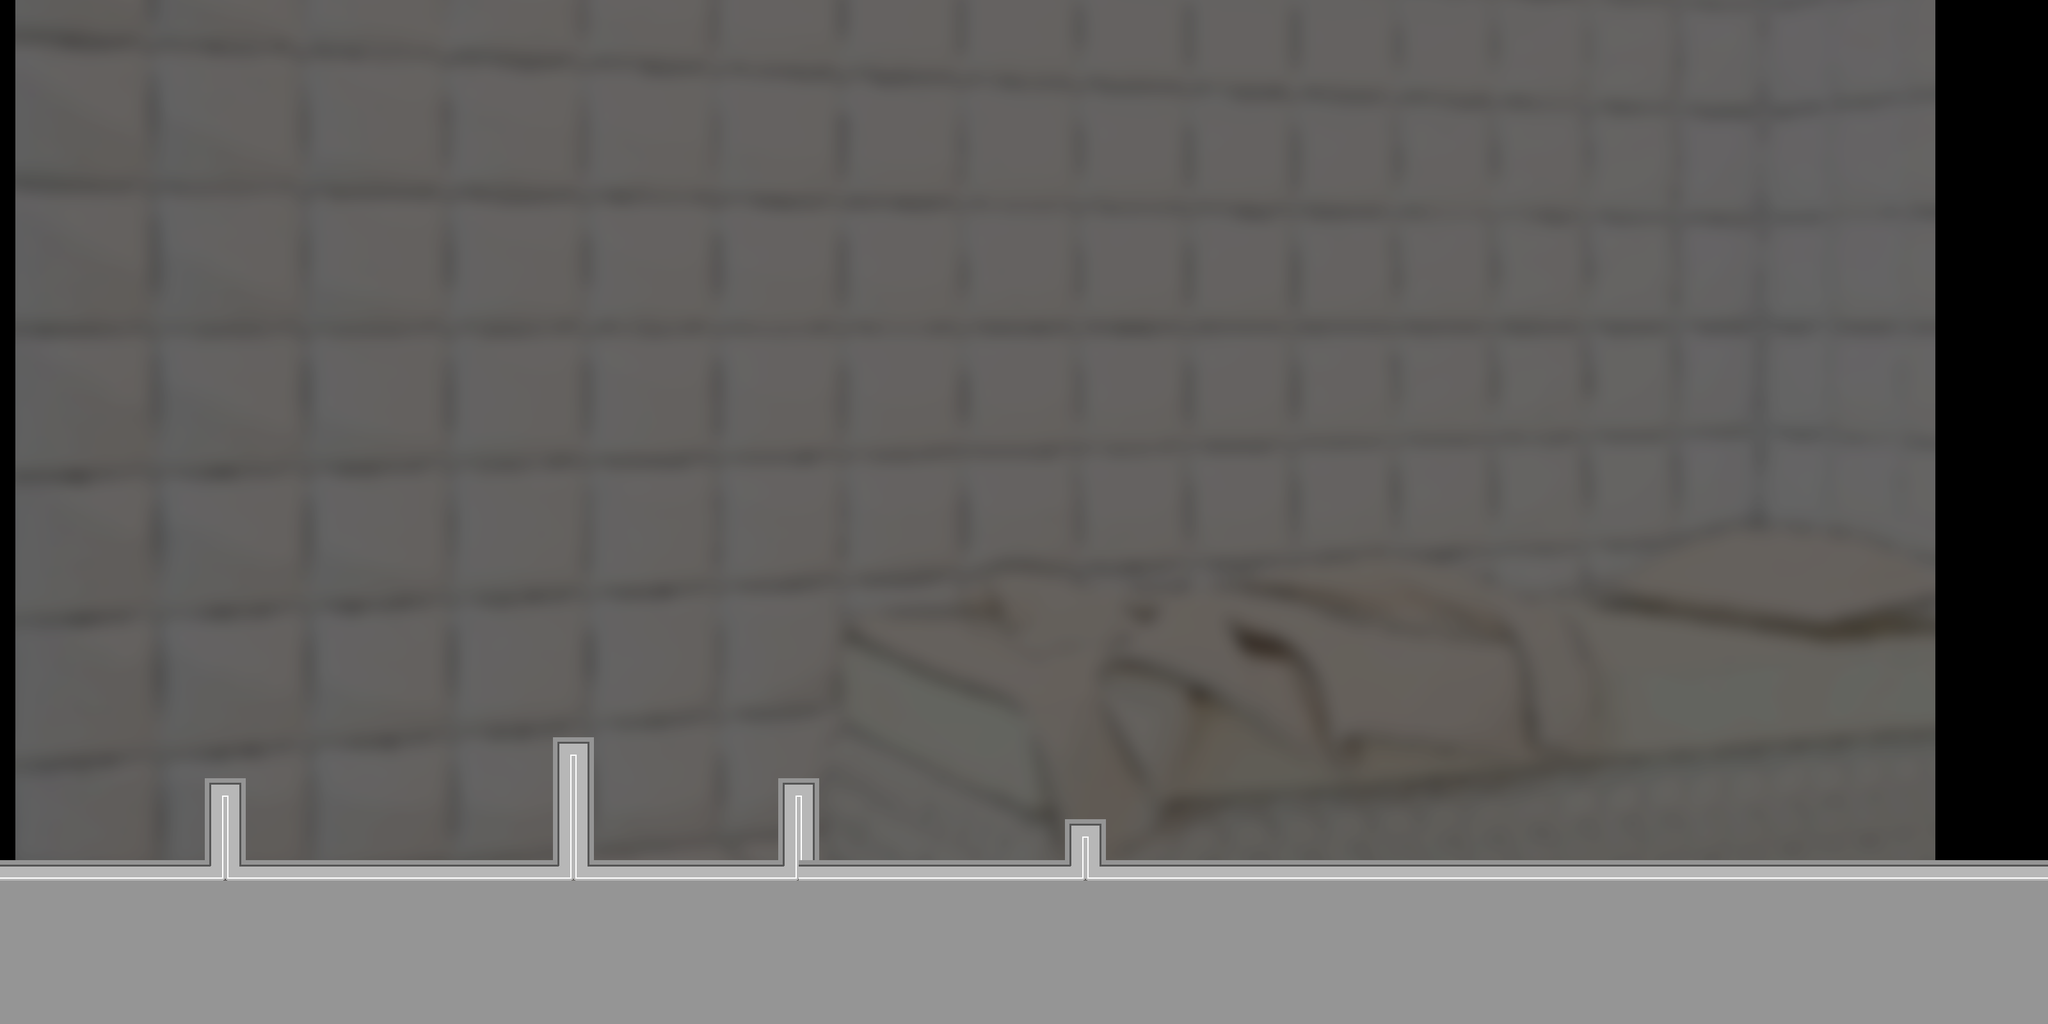

This game map was drawn from its Tiled (.tmx) file and the tilesets committed beside it. A one-line description and the trimmed map source follow:
An orthogonal 100x50 tile map with 32x32 px tiles, 1 tile layer (MapTiles), 1 image layer and 5 objects.

<map version="1.0" orientation="orthogonal" renderorder="right-down" width="100" height="50" tilewidth="32" tileheight="32" nextobjectid="7">
 <tileset firstgid="1" name="Industrial-TileSheet" tilewidth="32" tileheight="32" tilecount="640" columns="20">
  <image source="Tilesheet/Industrial-TileSheet.png" width="640" height="1024" />
 </tileset>
 <imagelayer name="Background" opacity="0.8" offsetx="24" offsety="-468">
  <image source="paddedbg1.png" width="3000" height="2116" />
 </imagelayer>
 <layer name="MapTiles" width="100" height="50">
  <data>[5000 cells, 832 non-empty, 10 distinct tile ids]</data>
 </layer>
 <objectgroup name="Collisions">
  <object id="1" x="6" y="1342" width="3196" height="254" />
  <object id="2" x="318" y="1214" width="66" height="124" />
  <object id="3" x="864" y="1150" width="66" height="188" />
  <object id="4" x="1218" y="1214" width="64" height="124" />
  <object id="5" x="1662" y="1276" width="64" height="66" />
 </objectgroup>
</map>
